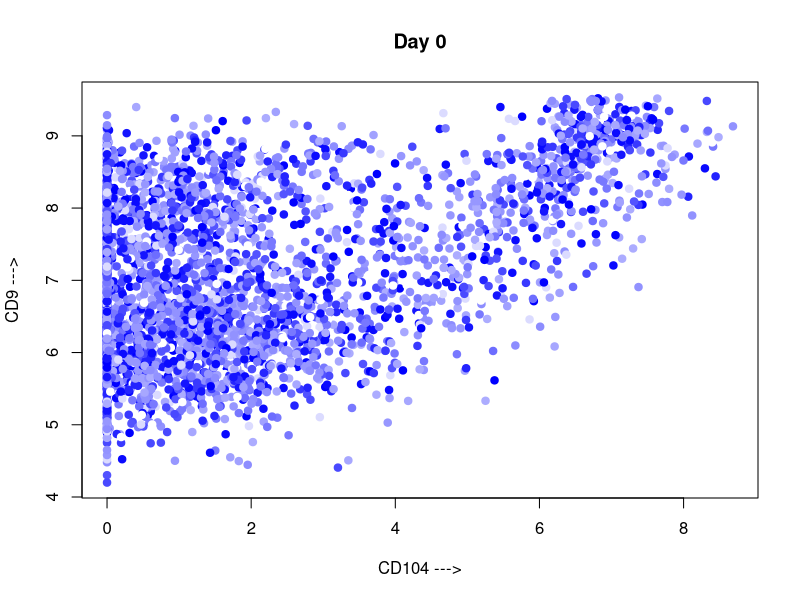
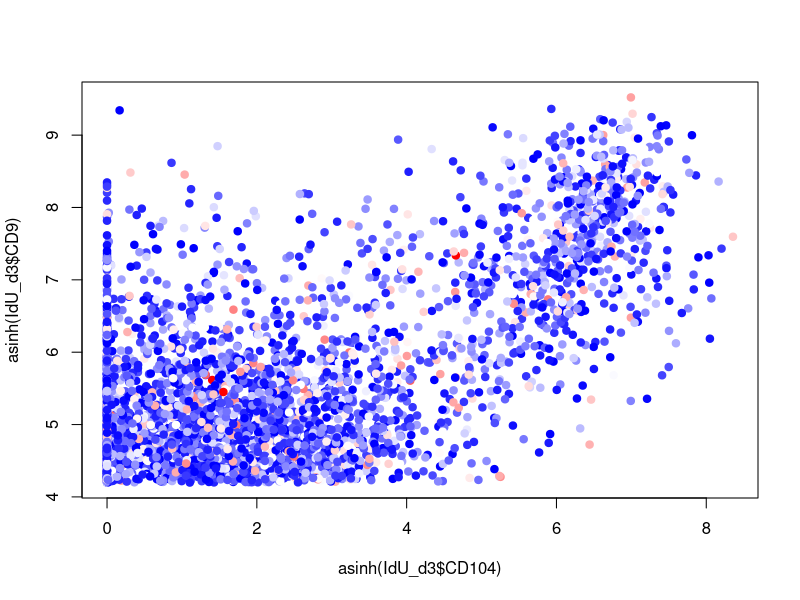
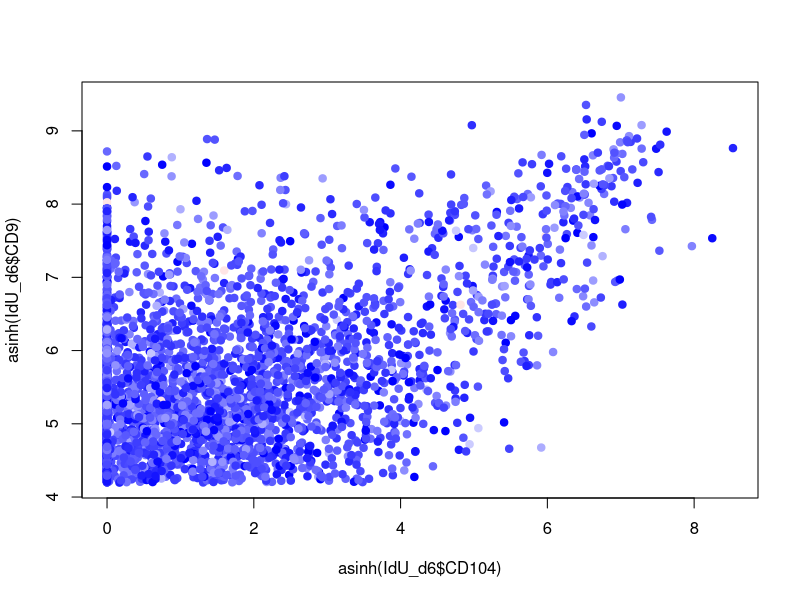
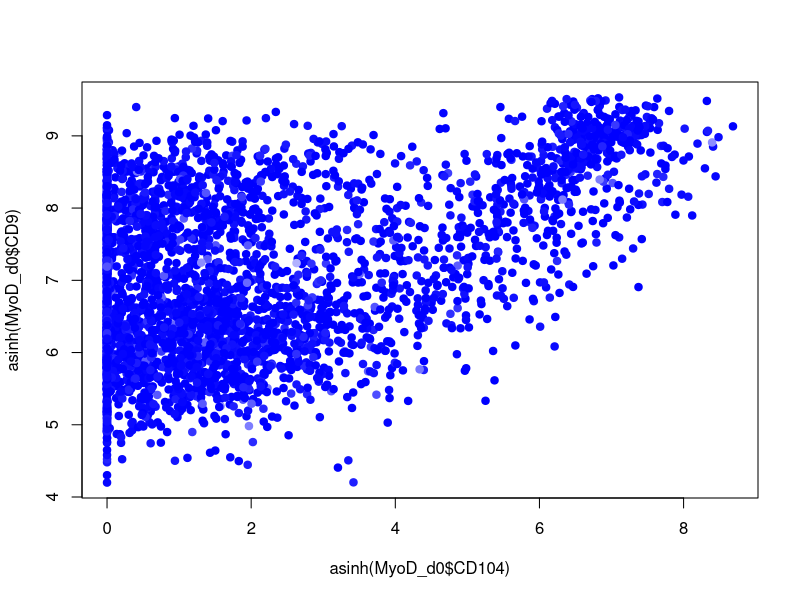
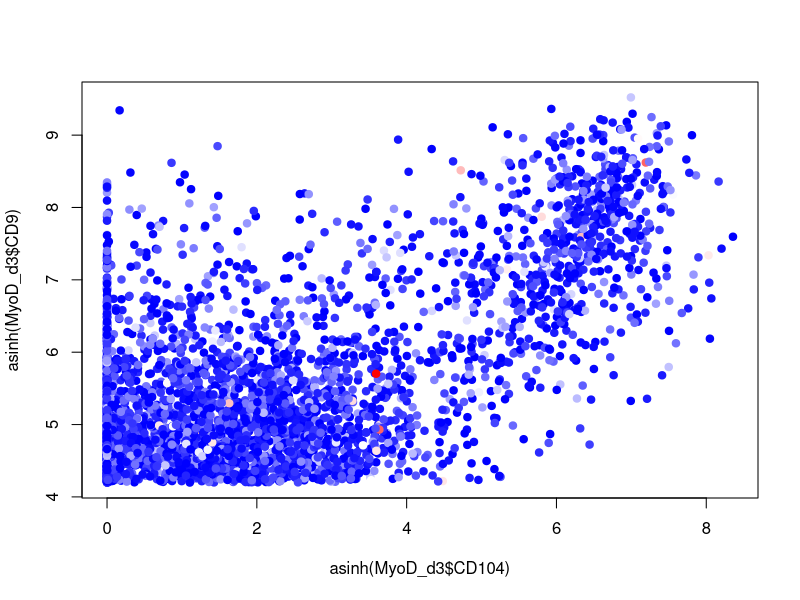
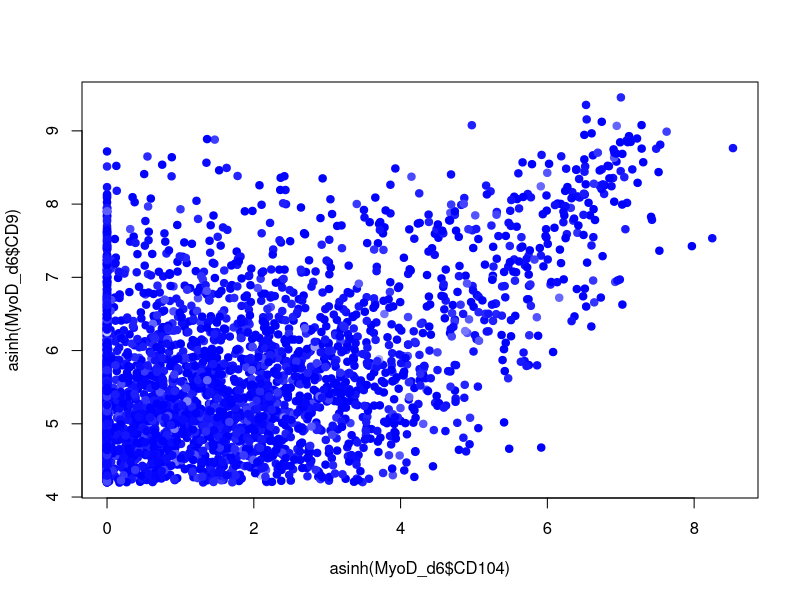
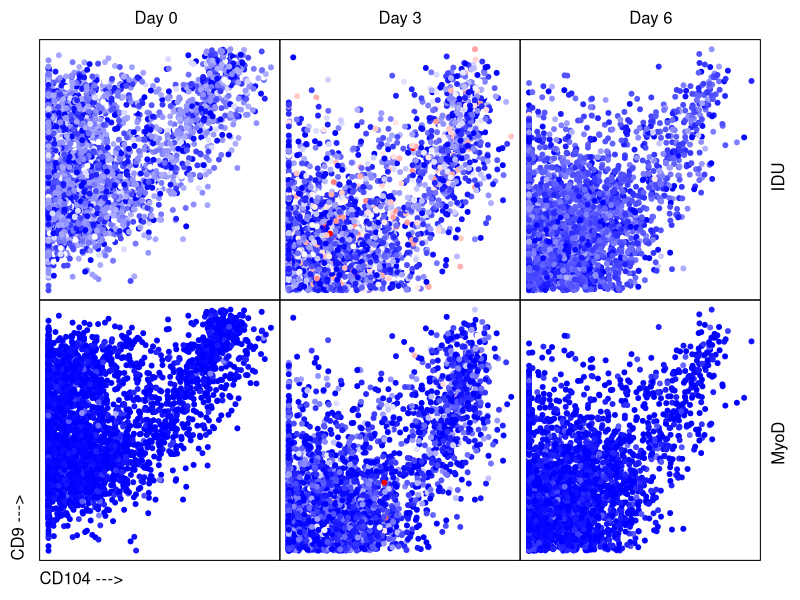

Generate these figures, in order, with R:
## ---- chunk 1


d <- read.csv('../../Data/Porpiglia/FR-FCM-ZY3K_gated.csv', as.is=TRUE)

IdU_d0 <- d[d$sample == "Day0",]

mycol <- gplots::bluered(100)

plot(asinh(IdU_d0$CD104), asinh(IdU_d0$CD9), 
     col=mycol[100*IdU_d0$IdU/max(d$IdU)], pch=19, main='Day 0', ylab = "CD9 --->", xlab = "CD104 --->")


## ---- chunk 2


d <- read.csv('../../Data/Porpiglia/FR-FCM-ZY3K_gated.csv', as.is=TRUE)

IdU_d3 <- d[d$sample == "Day3",]

mycol <- gplots::bluered(100)

plot(asinh(IdU_d3$CD104), asinh(IdU_d3$CD9), 
     col=mycol[100*IdU_d3$IdU/max(d$IdU)], pch=19)
## ---- chunk 3

d <- read.csv('../../Data/Porpiglia/FR-FCM-ZY3K_gated.csv', as.is=TRUE)

IdU_d6 <- d[d$sample == "Day6",]

mycol <- gplots::bluered(100)

plot(asinh(IdU_d6$CD104), asinh(IdU_d6$CD9), 
     col=mycol[100*IdU_d6$IdU/max(d$IdU)], pch=19)
## ---- chunk 4

d <- read.csv('../../Data/Porpiglia/FR-FCM-ZY3K_gated.csv', as.is=TRUE)

MyoD_d0 <- d[d$sample == "Day0",]

mycol <- gplots::bluered(100)

plot(asinh(MyoD_d0$CD104), asinh(MyoD_d0$CD9), 
     col=mycol[100*MyoD_d0$MyoD/max(d$MyoD)], pch=19)
## ---- chunk 5

d <- read.csv('../../Data/Porpiglia/FR-FCM-ZY3K_gated.csv', as.is=TRUE)

MyoD_d3 <- d[d$sample == "Day3",]

mycol <- gplots::bluered(100)

plot(asinh(MyoD_d3$CD104), asinh(MyoD_d3$CD9), 
     col=mycol[100*MyoD_d3$MyoD/max(d$MyoD)], pch=19)
## ---- chunk 6

d <- read.csv('../../Data/Porpiglia/FR-FCM-ZY3K_gated.csv', as.is=TRUE)

MyoD_d6 <- d[d$sample == "Day6",]

mycol <- gplots::bluered(100)

plot(asinh(MyoD_d6$CD104), asinh(MyoD_d6$CD9), 
     col=mycol[100*MyoD_d6$MyoD/max(d$MyoD)], pch=19)
## ---- chunk 7
#IdU

par(mar=c(0,0,0,0), oma=c(3,3,3,3), mfrow=c(2, 3))

plot(asinh(IdU_d0$CD104), asinh(IdU_d0$CD9),
     col=mycol[100*IdU_d0$IdU/max(d$IdU)], pch=19, axes ="FALSE", frame.plot = "TRUE", ylab = "CD9--->")

plot(asinh(IdU_d3$CD104), asinh(IdU_d3$CD9), 
     col=mycol[100*IdU_d3$IdU/max(d$IdU)], pch=19, axes ="FALSE", frame.plot = "TRUE")

plot(asinh(IdU_d6$CD104), asinh(IdU_d6$CD9), 
     col=mycol[100*IdU_d6$IdU/max(d$IdU)], pch=19, axes ="FALSE", frame.plot = "TRUE")

#MyoD

plot(asinh(MyoD_d0$CD104), asinh(MyoD_d0$CD9), 
     col=mycol[100*MyoD_d0$MyoD/max(d$MyoD)], pch=19, axes ="FALSE", frame.plot = "TRUE")

plot(asinh(MyoD_d3$CD104), asinh(MyoD_d3$CD9), 
     col=mycol[100*MyoD_d3$MyoD/max(d$MyoD)], pch=19, axes ="FALSE", frame.plot = "TRUE")

plot(asinh(MyoD_d6$CD104), asinh(MyoD_d6$CD9), 
     col=mycol[100*MyoD_d6$MyoD/max(d$MyoD)], pch=19, axes ="FALSE", frame.plot = "TRUE")

mtext("CD104 --->", side=1, line=1, adj=0.0, cex=1, col="Black", outer=TRUE)

mtext("CD9 --->", side=2, line=1, adj=0.0, cex=1, col="Black", outer=TRUE)

mtext("IDU", side=4, line=1, adj=0.75, cex=1, col="Black", outer=TRUE)

mtext("MyoD", side=4, line=1, adj=0.20, cex=1, col="Black", outer=TRUE)

mtext("Day 0", side=3, line=1, adj=0.14, cex=1, col="Black", outer=TRUE)

mtext("Day 3", side=3, line=1, adj=0.50, cex=1, col="Black", outer=TRUE)

mtext("Day 6", side=3, line=1, adj=0.87, cex=1, col="Black", outer=TRUE)
